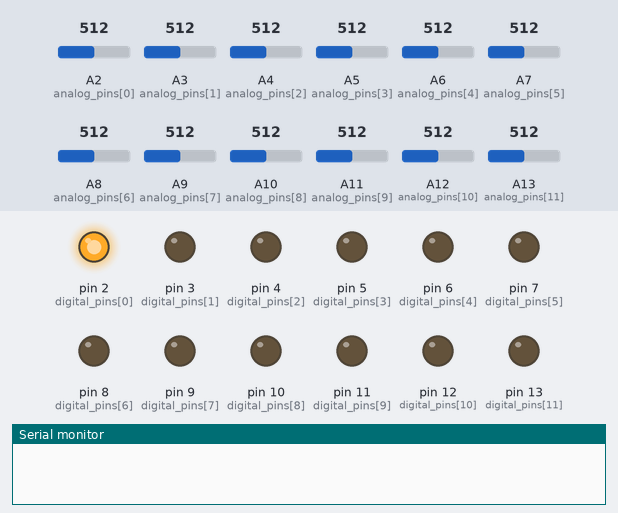
This sketch was run on a simulated Arduino Mega 2560, built with avr-gcc and run on an emulated ATmega2560. On the bench: output pins drawn as LEDs (lit = HIGH), the last lines printed to the serial monitor. Inputs (shaded band) come from the test bench; at power-on: A2 (analog_pins[0]) = 512, A3 (analog_pins[1]) = 512, A4 (analog_pins[2]) = 512, A5 (analog_pins[3]) = 512, A6 (analog_pins[4]) = 512, A7 (analog_pins[5]) = 512, A8 (analog_pins[6]) = 512, A9 (analog_pins[7]) = 512, A10 (analog_pins[8]) = 512, A11 (analog_pins[9]) = 512, A12 (analog_pins[10]) = 512, A13 (analog_pins[11]) = 512.

Above: at 0.6 s.
At 4.2 s:
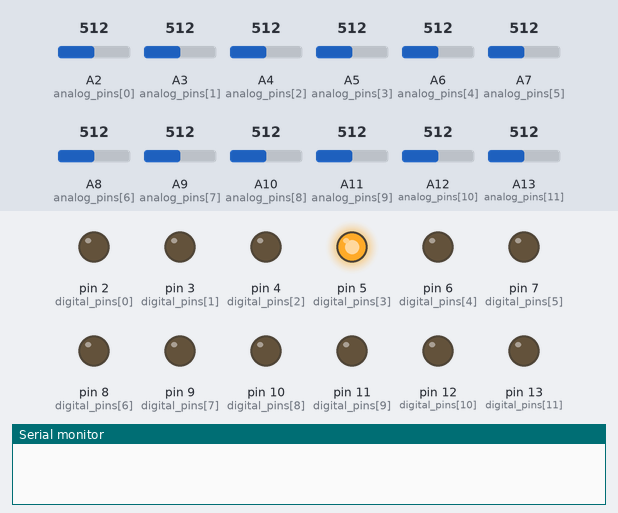
At 6.6 s:
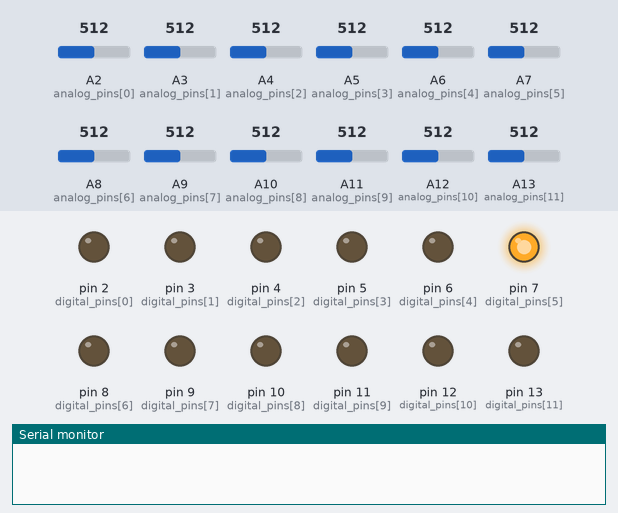
At 9.0 s:
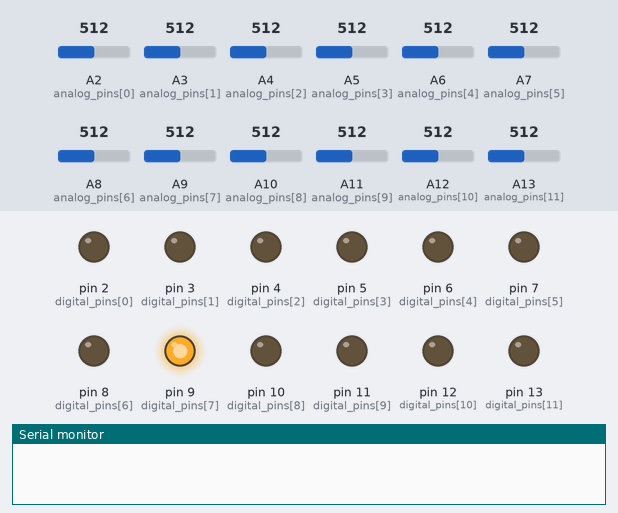
At 16.9 s:
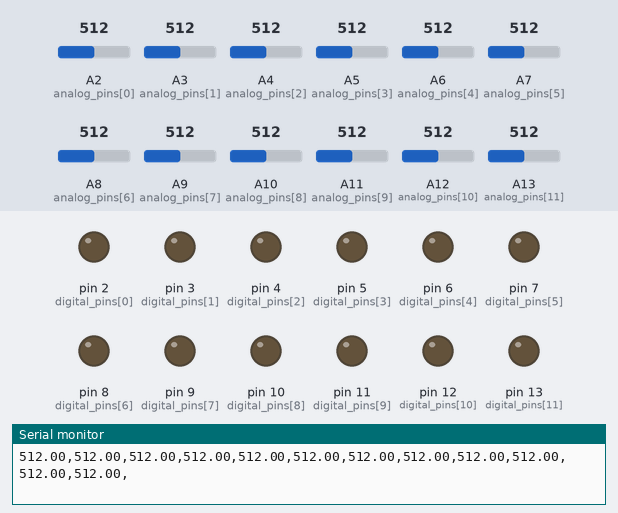
At 22.5 s:
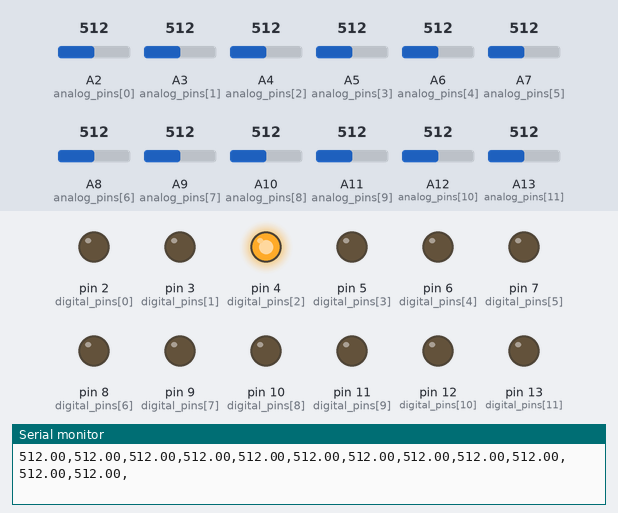
Timing chart, 0 to 25.3 s (numbered marks = the images above):
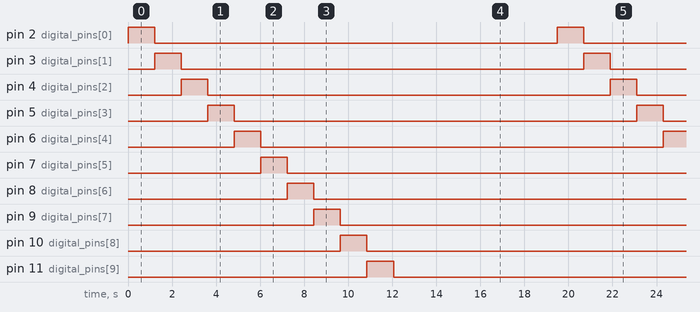

The sketch:

Mega_one_digi_one_ana_2_13.ino
```cpp
// below is needed for analog sensor

static const uint8_t analog_pins[]  = {A2,A3,A4,A5,A6,A7,A8,A9,A10,A11,A12,A13};
// the array below works for digital sensor arrays
int digital_pins[] = {2, 3, 4, 5, 6, 7,8,9,10,11,12,13};
float analogvals1[12];
int i;
// the delimiter between each reading. it is good to use ',' alwyas
char seperator=',';
//Arrays to store analog values after recieving them
int number_sensors=12;
// the setup routine runs once when you press reset:

int number_readings=20;

int dummy_readings=30;

void setup() {
  // initialize serial communication at 9600 bits per second:
  Serial.begin(9600);
  // let all of the digital pins as output
  for (int i=0; i<number_sensors;i++){
      pinMode(digital_pins[i],OUTPUT);
  }
}

// the loop routine runs over and over again forever:
void loop() {
  // read the input on analog pin 0
  for (int i=0; i<number_sensors;i++){
    analogvals1[i]=0;
    digitalWrite(digital_pins[i],HIGH);
    delay(1000);

    for (int j=0;j<dummy_readings;j++){
      analogRead(analog_pins[i]);
      //delay(100);
    }

    for (int j=0;j<number_readings;j++){
      analogvals1[i]+=analogRead(analog_pins[i]);
      delay(10);
    }

    analogvals1[i]=analogvals1[i]/number_readings;
    digitalWrite(digital_pins[i],LOW);
 }

    for (int i=0; i<number_sensors;i++)
    {
    //serial.print(i);
    //serial.print(seperator);
    Serial.print(analogvals1[i]);
    Serial.print(seperator);

    }

    Serial.println();
    delay(5000);
    //delay_min(30);
    }

/* delay in minutes
the reason of having these functions, as compared to delay(60*60*1000) is the fact
  that the later is not working, persumablly the maxmum value in arduino is 65536*/
void delay_min(int min){
  for (int i=0;i<min;i++)
  {
    for (int j=0;j<6;j++)
    {
      delay(10000);

    }
  }
}


/* I tested
16_10_14  one sensor,on port 1: water soaked value: 608
                                short circuit value: 614

         one sensor,on port 3: water soaked value: 608
                               short circuit value: 614
         one sensor,on port 4: water soaked value: 608
                               short circuit value: 614
         one sensor,on port 5: water soaked value: 608
                               short circuit value: 614
         one sensor,on port 6: water soaked value: 608
                               short circuit value: 614
system working
  */
```

Measured:
- by itself, pin 2 (digital_pins[0]), pin 3 (digital_pins[1]), pin 4 (digital_pins[2]), pin 5 (digital_pins[3]), pin 6 (digital_pins[4]), pin 7 (digital_pins[5]), pin 8 (digital_pins[6]), pin 9 (digital_pins[7]), pin 10 (digital_pins[8]), pin 11 (digital_pins[9]), pin 12 (digital_pins[10]), pin 13 (digital_pins[11]): alternates HIGH for 1.2 s and LOW for 18.3 s
